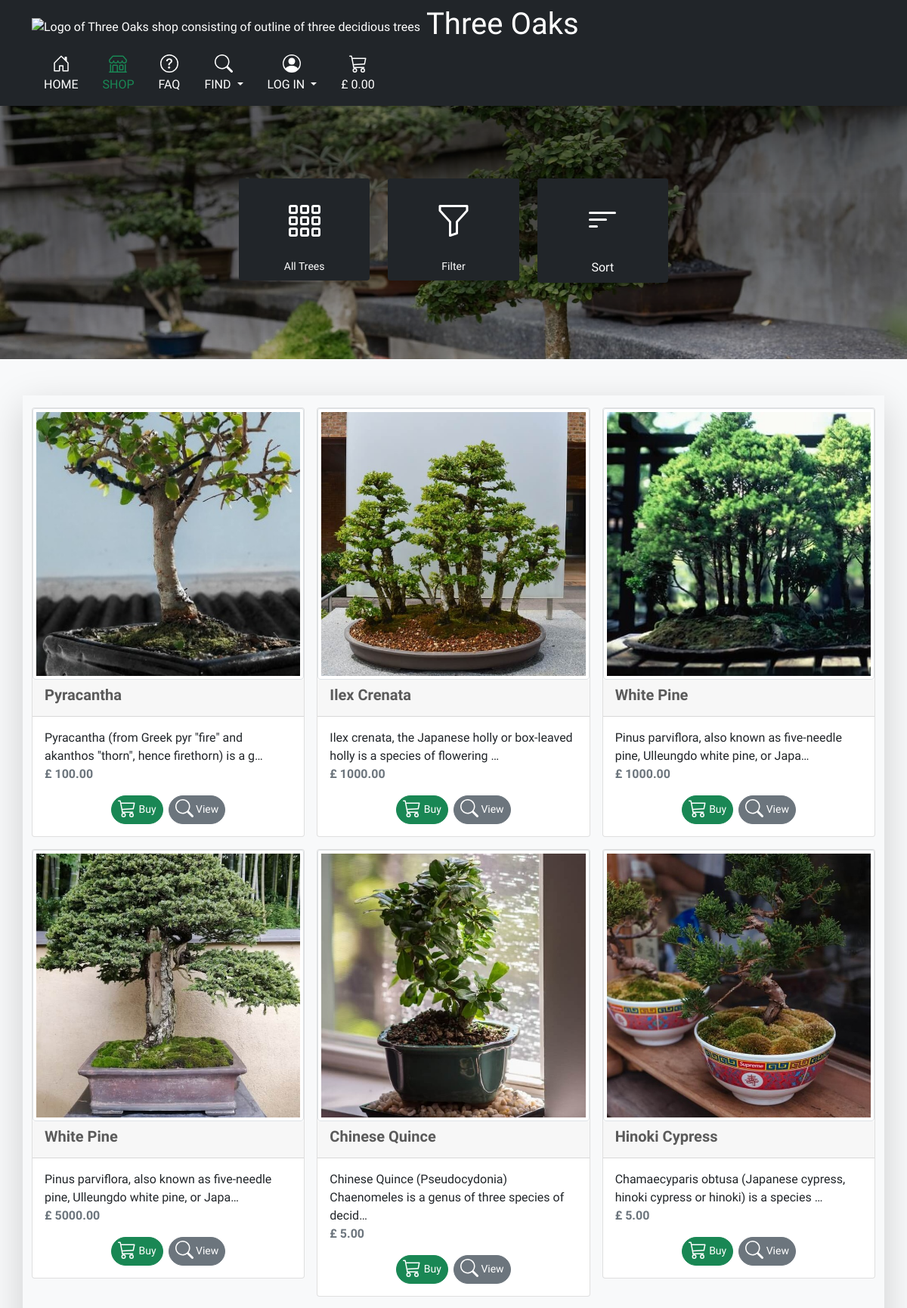
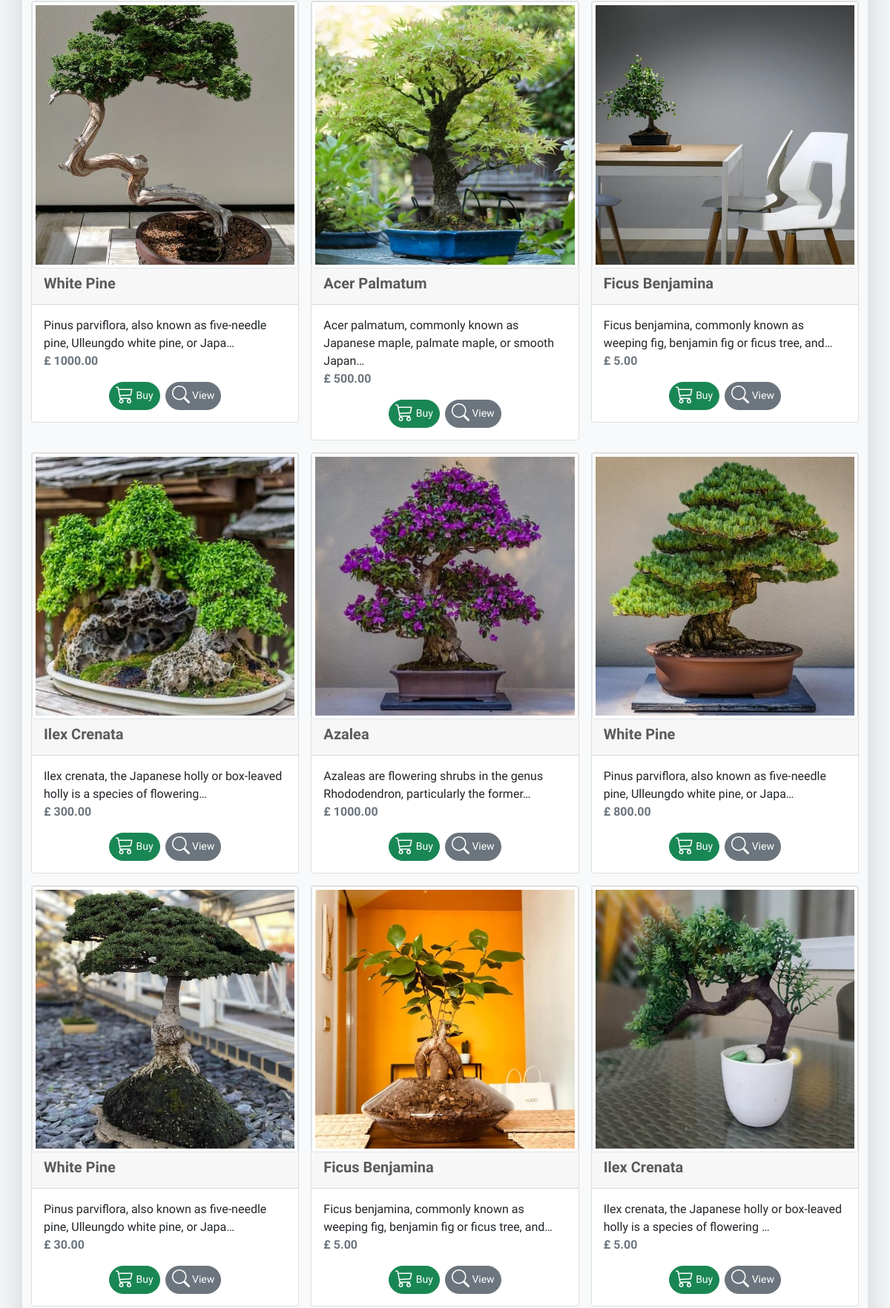
The app's page /trees/ (upper part) with its own data (2 pictures, top to bottom).
### trees/models.py (models this page shows, shortened)
class Tree(models.Model):
    name = models.CharField(max_length=254)
    slug = models.SlugField(max_length=200, unique=True, editable=False)
    height_in = models.DecimalField(max_digits=9, decimal_places=2)
    trunk_circumference = models.DecimalField(max_digits=9, decimal_places=2)
    price = models.DecimalField(max_digits=9, decimal_places=2)
    current_stock = models.IntegerField(
        default=1,
        validators=[MinValueValidator(0), MaxValueValidator(1000)]
        )
    leaves_or_needles = models.CharField(
            max_length=254, choices=LEAVES_OR_NEEDLES_CHOICES,
            default='coniferous', null=True, blank=True)
    description = models.TextField(default=1)
    image_url = models.URLField(max_length=1024, null=True, blank=True)
    image = models.ImageField(null=True, blank=True)
    image_alt = models.CharField(max_length=254, null=True, blank=True)
    image_disclaimer = models.CharField(
            max_length=400, choices=IMG_DISCLAIMER_CHOICES,
            default='standarised',  null=True, blank=True
            )
    feature = models.ManyToManyField(
                'Feature', blank=True)
    enviroment = models.ForeignKey(
                'Enviroment', null=True, blank=True, on_delete=models.SET_NULL)

### trees/views.py (the view, shortened to what this page needs)
# urls.py: path('', views.all_trees, name='all_trees'),
def all_trees(request):
    trees = Tree.objects.all()
    all_features = Feature.objects.all()
    all_enviroments = Enviroment.objects.all()
    query = None
    current_features = None
    current_enviroments = None
    current_types = None
    sort = None
    direction = None
    current_sorting = f'{sort}_{direction}'
    trolley = request.session.get('trolley', {})
    trees_in_bag_strings = list(trolley.keys())
    trees_in_bag = list(map(int, trees_in_bag_strings))
    context = {
        'trees': trees,
        'features': all_features,
        'enviroments': all_enviroments,
        'search_term': query,
        'current_features': current_features,
        'current_enviroments': current_enviroments,
        'current_types': current_types,
        'current_sorting': current_sorting,
        'trees_in_bag': trees_in_bag,
    }
    return render(request, 'trees/trees.html', context)

### trolley/contexts.py (called while the page is built, shortened)
def trolley_contents(request):
    trolley_items = []
    total = 0
    tree_count = 0
    trolley = request.session.get('trolley', {})
    if total < settings.FREE_DELIVERY_THRESHOLD:
        delivery = total * Decimal(settings.STANDARD_DELIVERY_PERCENTAGE / 100)
        free_delivery_delta = settings.FREE_DELIVERY_THRESHOLD - total
    else:
        delivery = 0
        free_delivery_delta = 0
    grand_total = delivery + total
    context = {
        'trolley_items': trolley_items,
        'total': total,
        'tree_count': tree_count,
        'delivery': delivery,
        'free_delivery_delta': free_delivery_delta,
        'free_delivery_threshold': settings.FREE_DELIVERY_THRESHOLD,
        'grand_total': grand_total,
    }
    return context

### trees/templates/trees/trees.html (shortened to what this page needs)
{% extends 'base.html' %}
{% load static %}
{% block extra_css %}
<link rel="stylesheet" href="{% static 'trees/css/trees.css' %}">
{% endblock %}
{% block content %}
<div class=" py-5 text-center flex-container bg-img-trees my-box-shadow-75">
  {% include 'trees/includes/sorting_tiles.html' %}
</div>
<div class="album py-5 bg-light">
  <div class="container row">
    <div class="col-12 col-md-6 order-md-first">
    </div>
  </div>
  <div class="container shadow-lg">
    <div class="row row-cols-1 row-cols-sm-2 row-cols-md-3 g-3">
      {% for tree in trees %}
      <div class="col">
        <div class="card">
          {% if tree.image %}
          <img class="card-img-top img-thumbnail" src="{{ tree.image.url }}"
               {% if tree.image_alt %}
               alt="{{ tree.image_alt }}"
               {% else %}
               alt="{{ tree.name }}"
               {% endif %}
               height="225">
          {% endif %}
          <div class="card-header">
            <p class="h5 fw-bold">{{ tree.name }}
            </p>
          </div>
          <div class="card-body">
            {% if tree.description %}
            <a
               class="text-decoration-none text-dark"
               href="{% url 'tree_detail' tree_slug=tree.slug %}"
               aria-label="">
              <p class="card-text">
                {% if tree.description|length > 80 %}
                {{ tree.description|truncatechars:80 }}
                {% else %}
                {{ tree.description}}
                {% endif %}
              </p>
            </a>
            {% endif %}
            <p class="card-text text-muted fw-bold">
              £ {{tree.price}}
            </p>
            {% if tree.id in trees_in_bag %}
            <div class="d-flex justify-content-center align-items-center mt-3">
              <div class="btn-group">
                <a class="btn btn-sm btn-success rounded-pill me-2 small"
                   href="{% url 'view_trolley' %}"
                   aria-label="">
                  <svg class="bi mx-auto mb-1" width="24" height="24" fill="currentColor">
                    <use xlink:href="#inTrolley"/>
                  </svg>
                  in trolley
                </a>
                <a
                   class="btn btn-sm btn-secondary rounded-pill"
                   href="{% url 'tree_detail' tree_slug=tree.slug %}"
                   aria-label="">
                  <svg class="bi mx-auto mb-1" width="24" height="24" fill="currentColor">
                    <use xlink:href="#find"/>
                  </svg>
                  View
                </a>
              </div>
            </div>
            {% else %}
            <form class="form" action="{% url 'add_to_trolley' tree.id %}" method="POST">
              <div class="d-flex justify-content-center align-items-center mt-3">
                <div class="btn-group">
                  <button type="submit" class="btn btn-sm btn-success rounded-pill me-2">
                    <svg class="bi mx-auto mb-1" width="24" height="24" fill="currentColor">
                      <use xlink:href="#trolley"/>
                    </svg>
                    Buy
                  </button>
                  <a
                     class="btn btn-sm btn-secondary rounded-pill"
                     href="{% url 'tree_detail' tree_slug=tree.slug %}"
                     aria-label="">
                    <svg class="bi mx-auto mb-1" width="24" height="24" fill="currentColor">
                      <use xlink:href="#find"/>
                    </svg>
                    View
                  </a>
                </div>
              </div>
            </form>
            {% endif %}
          </div>
        </div>
      </div>
      {% endfor %}
    </div>
  </div>
</div>
{% endblock %}

### static/css/base.css (style rules this page uses)
body { font-family: 'Kodchasan', sans-serif !important; }
.bg-img-trees { background: #f0f5fa url('/media/wide-02-tree-hero-milada-vigerova-JloxbrNcknY-unsplash.jpg') center/cover no-repeat; }
.my-box-shadow-75 { box-shadow: inset 0 20rem 150rem rgb(0 0 0 / 75%); }
body { padding-bottom: 3rem; color: #5a5a5a; }

### records on screen
Tree: image (picture), name "Pyracantha", description "Pyracantha (from Greek pyr \"fire\" and akanthos \"thorn\", hence firethorn) is a g…", price "100.00"
Tree: image (picture), name "Ilex Crenata", description "Ilex crenata, the Japanese holly or box-leaved holly is a species of flowering …", price "1000.00"
Tree: image (picture), name "White Pine", description "Pinus parviflora, also known as five-needle pine, Ulleungdo white pine, or Japa…", price "1000.00"
Tree: image (picture), name "White Pine", description "Pinus parviflora, also known as five-needle pine, Ulleungdo white pine, or Japa…", price "5000.00"
Tree: image (picture), name "Chinese Quince", description "Chinese Quince (Pseudocydonia) Chaenomeles is a genus of three species of decid…", price "5.00"
Tree: image (picture), name "Hinoki Cypress", description "Chamaecyparis obtusa (Japanese cypress, hinoki cypress or hinoki) is a species …", price "5.00"
Tree: image (picture), name "White Pine", description "Pinus parviflora, also known as five-needle pine, Ulleungdo white pine, or Japa…", price "1000.00"
Tree: image (picture), name "Acer Palmatum", description "Acer palmatum, commonly known as Japanese maple, palmate maple, or smooth Japan…", price "500.00"
Tree: image (picture), name "Ficus Benjamina", description "Ficus benjamina, commonly known as weeping fig, benjamin fig or ficus tree, and…", price "5.00"
Tree: image (picture), name "Ilex Crenata", description "Ilex crenata, the Japanese holly or box-leaved holly is a species of flowering…", price "300.00"
Tree: image (picture), name "Azalea", description "Azaleas are flowering shrubs in the genus Rhododendron, particularly the former…", price "1000.00"
Tree: image (picture), name "White Pine", description "Pinus parviflora, also known as five-needle pine, Ulleungdo white pine, or Japa…", price "800.00"
Tree: image (picture), name "White Pine", description "Pinus parviflora, also known as five-needle pine, Ulleungdo white pine, or Japa…", price "30.00"
Tree: image (picture), name "Ficus Benjamina", description "Ficus benjamina, commonly known as weeping fig, benjamin fig or ficus tree, and…", price "5.00"
Tree: image (picture), name "Ilex Crenata", description "Ilex crenata, the Japanese holly or box-leaved holly is a species of flowering …", price "5.00"
